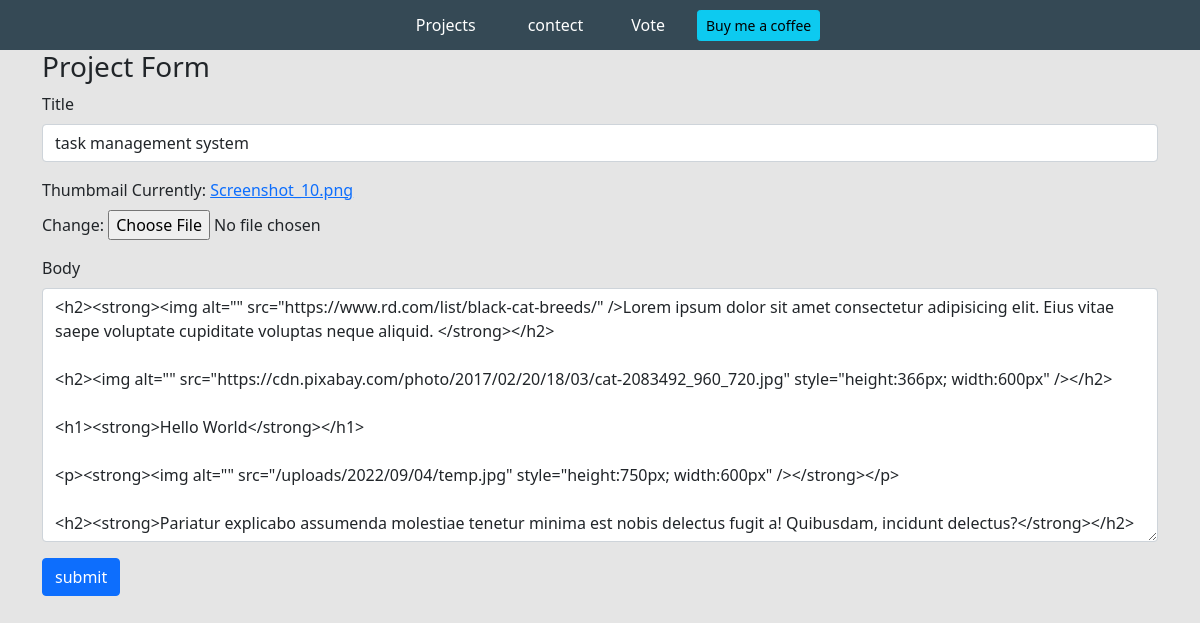
The page /edit-project/ed55ed5f-28d4-4c5c-b618-7f204d3fcf7a/ on the database as committed earlier.
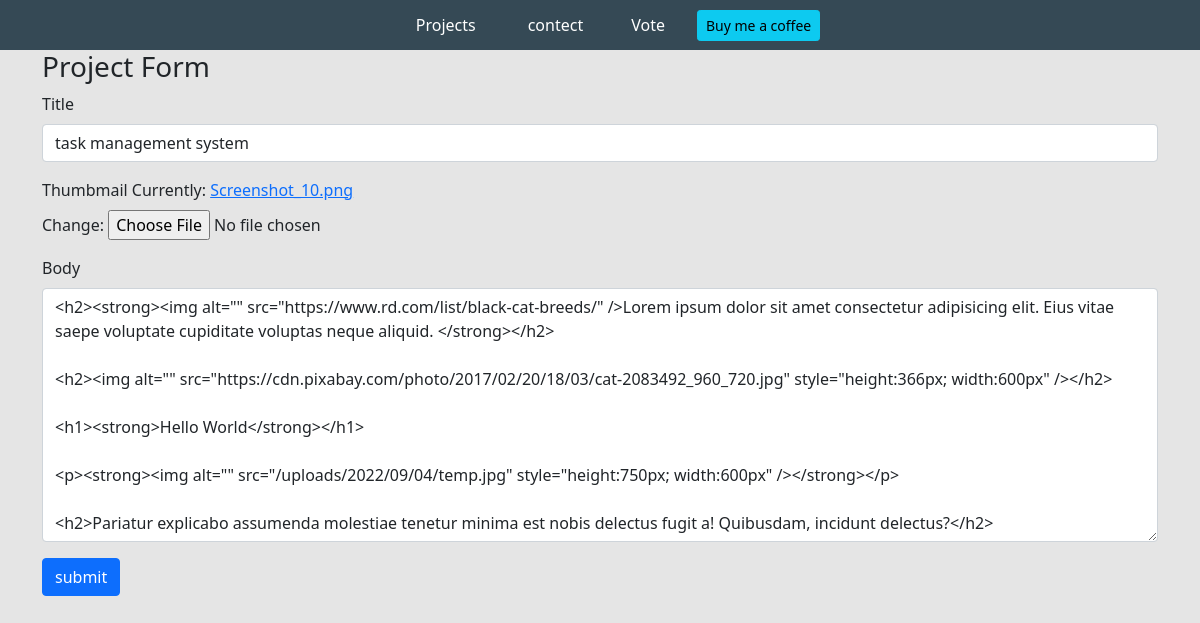
The same page on the database as committed later.
### base/models.py (models this page shows, shortened)
class Project(models.Model):
    title = models.CharField(max_length=200)
    thumbmail = models.ImageField(null=True)
    body = RichTextUploadingField()
    slug = models.SlugField(null=True, blank=True)
    created = models.DateTimeField(auto_now_add=True)
    id = models.UUIDField(default=uuid.uuid4, unique=True, primary_key=True, editable=False)

### base/views.py (the view)
# urls.py: path('edit-project/<str:pk>/', views.editProject, name='edit-project'),
def editProject(request, pk):
    project = Project.objects.get(id=pk)
    form = ProjectForm(instance=project)
    if request.method == 'POST':
        form = ProjectForm(request.POST, request.FILES, instance=project)
        if form.is_valid():
            form.save()
            return redirect('home')
    context = {'form':form}
    return render(request, 'base/project_form.html', context)

### base/forms.py
class ProjectForm(ModelForm):
    class Meta:
        model = Project
        fields = ['title', 'thumbmail','body']
    def __init__(self, *args, **kwargs):
        super(ProjectForm, self).__init__(*args, **kwargs)
        self.fields['title'].widget.attrs.update(
            {'class': 'form-control'})
        self.fields['body'].widget.attrs.update(
            {'class': 'form-control', })

### base/templates/base/project_form.html (shortened to what this page needs)
{% extends 'base/main.html' %}
{% load static %}
{% block content %}
<div class="container">
    <h3>Project Form</h3>
    <form method="POST" enctype="multipart/form-data">
        {% for field in form %}
        <div class="mb-3">
            <label for="exampleInputPassword1" class="form-label">{{field.label}}</label>
            {{field}}
        </div>
        {% endfor %}
        <input class="btn btn-primary" type="submit" value="submit">
    </form>
</div>
{% endblock content %}

Rows that differ between the two databases and show on the page:
changed Project "task management system": body "…src=\"/uploads/2022/09/04/temp.jpg\" style=\"height:750px; width:600px\" /></strong></p> <h2><strong>Pariatur explicabo assumenda molestiae tenetur minima est nobis delectus fugit a! Quibusdam, incidunt delectus?</strong></h2>" → "…src=\"/uploads/2022/09/04/temp.jpg\" style=\"height:750px; width:600px\" /></strong></p> <h2>Pariatur explicabo assumenda molestiae tenetur minima est nobis delectus fugit a! Quibusdam, incidunt delectus?</h2>"
